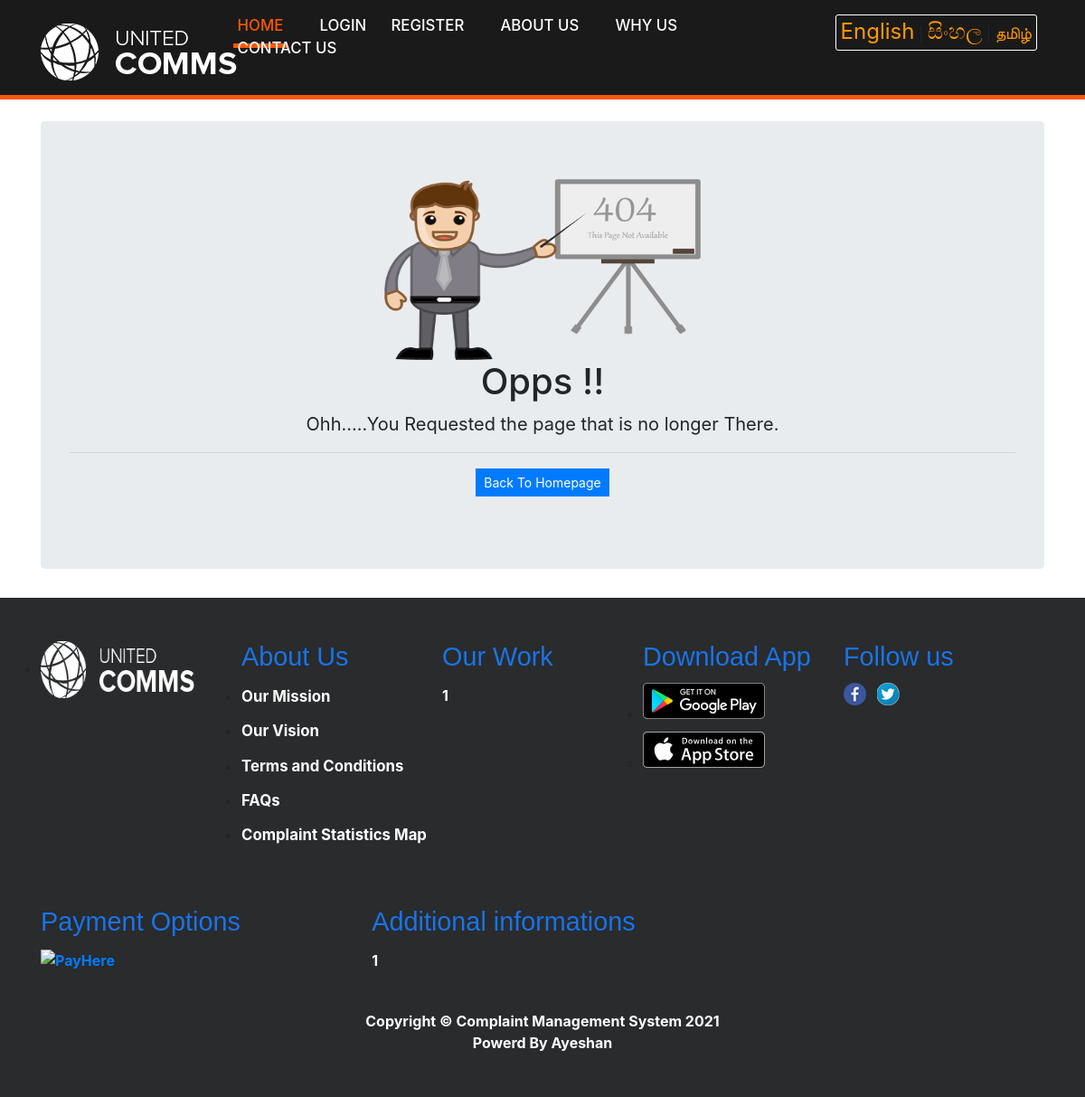
The page /ErrorPages/400.php on the database its author committed.
### tables this page shows
CREATE TABLE `genaralsetting` (
  `id` int(11) NOT NULL,
  `setting_name` varchar(250) NOT NULL,
  `setting_description` varchar(999) NOT NULL
);

CREATE TABLE `footerlink` (
  `id` int(11) NOT NULL,
  `name` varchar(255) NOT NULL,
  `link` varchar(255) NOT NULL
);

### lang.en.php (called while the page is built, shortened)
<?php
$language["welcome"] = "Welcome to CMS | Complaint Management System";
$language["tips_one_headr"] = "What for us ?";
$language["tips_one_details"] = "This is a place which you can complain about your issues without any corruption ,<b> which is the our particular service</b>";
$language["tips_two_headr"] = "What we do ?";
$language["tips_two_details"] = "you can complain about everything without any hesitation because <b>our services are 100 % legal and uncorrupted</b>.We can guarantee about that.";
$language["tips_third_headr"] = "What we actually expected";
$language["tips_third_details"] = "The reason behind this system was to reduce the problems in Sri Lanka without any corrections.for that <b>we created a system for you.</b>";
$language["closed_cmp"] = "Closed Complaints";
$language["inpro_cmp"] = "In Process Complaints";
$language["not_pro_cmp"] = "Not Process Complaints";
$language["cmp"] = "Complaint";
$language["cmp_type"] = "Complaint type";
$language["cmp_type_details"] = "For easy to put your complaint we created Specialize some Subjects";
$language["cmp_type_long"] = "Commonly in Sri Lanka facing those some kind of issues farley .More than that we subject wise divided by some specialized matters.We did some reachers for while to found this perticular subject which are seems like major and common issues in Sri Lanka.";
$language["trackcmpheader"] = "Track Complaint";
$language["trackcmpdetails"] = "If you use our service before this is your status and complaint details.you can track your complaint using this section whic is will be a easy for you to check your compaint status and details";
$language["trackcmpbutton"] = "Track Your Complaint";
$language["home"] = "Home";
$language["login"] = "Login";
$language["register"] = "Register";
$language["aboutus"] = "About Us";
$language["whyus"] = "Why us";
$language["contactus"] = "Contact Us";
$language["sendusmsg"] = "Send us a Message";
$language["fullname"] = "Full Name : ";
$language["phoneno"] = "Phone Number : ";
$language["email"] = "Email Address : ";
$language["message"] = "Message : ";
$language["sendmessage"] = "Send Message";
$language["conatctdetails"] = "Contact Details";
$language["addres"] = "Address :  ";
$language["track"] = "Track Your Complaint ";
$language["trackcmp"] = "Track Complaint ";
$language["entercmpno"] = "Enter Your Complaint No";
$language["submit"] = "Submit";
$language["thankyou"] = "Thank You!";
$language["cancel"] = "Opps !!";
$language["thankyouquote"] = "Your payment has been processed successfully.";
$language["cancelyouquote"] = "We Were Unable To Process Your Appeal, Please Try Again";
$language["havingtroble"] = "Having trouble?";
$language["backtoacc"] = "Go Back To Your Account";
$language["downloadapp"] = "Download App";
$language["followus"] = "Follow us";
$language["payoption"] = "Payment Options";
$language["mission"] = "Our Mission";
$language["vision"] = "Our Vision";
$language["terms"] = "Terms and Conditions";
$language["faqs"] = "FAQs";
$language["ourwork2"] = "Our Work";
$language["addiinfo2"] = "Additional informations";
$language["address2"] = "Address";
$language["cmpcount"] = "Complaint Statistics Map";
$language["errpagequote"] = "Ohh.....You Requested the page that is no longer There.";
$language["backtohome"] = "Back to Homepage";
?>
<?php
	include('config/config.php');
$query=mysqli_query($con,"SELECT * from services where id=1");
while($row=mysqli_fetch_array($query))
{
	$row2 = $row['header_en'];
?>
	<?php $language["header1"] = $row2 ;?>
<?php } ?>

### ErrorPages/400.php (the view, shortened to what this page needs)
<?php
include('../config/config.php');
switch($_SESSION['lang']){
case 0:
include("../lang.en.php");
break;
}
?>
<!DOCTYPE html>
<html lang="en">
<head>
    <link href="../vendor/bootstrap/css/bootstrap.min.css" rel="stylesheet">
    <link href="../vendor/font-awesome/css/font-awesome.min.css" rel="stylesheet" type="text/css">
    <link href="../css/modern-business.css" rel="stylesheet">
    <link href="../css/header_bootstrap.css" rel='stylesheet' type='text/css' />
    <link href="../css/header_style.css" rel="stylesheet" type="text/css" media="all" />
   <link rel="stylesheet" href="../css/style_timeline.css">
    <link href="../css/style_footer.css" rel="stylesheet" type="text/css">
<link rel='stylesheet' href='https://cdnjs.cloudflare.com/ajax/libs/twitter-bootstrap/4.1.3/css/bootstrap.min.css'>
</head>
<body>
<?php include('../includes/header.php');?>
    <div class="container">
<br>
<div class="jumbotron text-center">
    <img src="../images/ErrorPage/error-img.png" width="350px" height="200px">
  <h1><?php echo $language["cancel"]; ?></h1>
  <p class="lead"><strong><?php echo $language["errpagequote"]; ?></p>
  <hr>
  <p class="lead">
    <a class="btn btn-primary btn-sm" href="users/appeal-history.php" role="button"><?php echo $language["backtohome"]; ?></a>
  </p>
</div>
</div>
  <?php include('../includes/footer.php');?>
</body>
</html>

### includes/header.php (shortened to what this page needs)
    <div class="header">
        <div class="container">
            <div class="logo">
                <?php $query=mysqli_query($con,"select setting_description from genaralsetting where id=4");
                while($row=mysqli_fetch_array($query))
                {
                ?>
                <?php $logophoto=$row['setting_description'];
                if($logophoto==""):
                ?>
                <a href="index.php"><img src="images/logo/logo.png" class="img-responsive" alt="" width="217" height="63" /></a>
                <?php else:?>
                    <a href="index.php"><img src="images/logo/<?php echo htmlentities($logophoto);?>" class="img-responsive" alt="" width="217" height="63"/></a>
                <?php endif;?><?php } ?>
            </div>
            <div class="header-right">
                 <selection style="
float: right;
    margin-right: 8px;
    border: 1px solid #fff;
    border-radius: 3px;
    padding-top: 0px;
    padding-bottom: 2px;
    padding-right: 5px;
    padding-left: 5px;
    text-align: auto;
">
<a href="?lang=en"  <?php if($lang == 'en'){?> style="color:#ff9900;" <?php } ?>><font size="5px" style="color:#ff9900;">English</font></a>&nbsp;|
<a href="?lang=si"  <?php if($lang == 'si'){?> style="color:#ff9900;" <?php } ?>><font size="5px" style="color:#ff9900;">සිංහල</font></a>&nbsp;|
<a href="?lang=ta"  <?php if($lang == 'ta'){?> style="color:#ff9900;" <?php } ?>><font size="4px" style="color:#ff9900;">தமிழ்</font></a></div></selection>
                <div class="top-menu">
                    <ul>
                        <li><a class="active" href="index.php"><?php echo $language["home"]; ?></a></li>
                        <li><a href="users/index.php"><?php echo $language["login"]; ?></a></li>
                        <li><a href="users/registration.php"><?php echo $language["register"]; ?></a></li>
                        <li><a href="page.php?type=aboutus"><?php echo $language["aboutus"]; ?></a></li>
                        <li><a href="page.php?type=whyus"><?php echo $language["whyus"]; ?></a></li>
                        <li><a href="contact.php"><?php echo $language["contactus"]; ?></a></li>
                    </ul>
                </div>
            </div>
            <div class="clearfix"></div>
        </div>

### includes/footer.php (shortened to what this page needs)
<footer class="py-5 bg-inverse">
      <div class="container">
          <div class="ftr-grid-main">
          	<?php $query=mysqli_query($con,"select setting_description from genaralsetting where id=4");
              while($row=mysqli_fetch_array($query))
              {
              ?>
		<div class="footer-grid">
			<ul>
				<li>
	                <?php $logophoto=$row['setting_description'];
	                if($logophoto==""):
	                ?>
              				<a href="index.php"><img src="images/logo/logo.png" class="img-responsive" alt="" width="170" height="63" /></a>
              			<?php else:?>
                  			<a href="index.php"><img src="images/logo/<?php echo htmlentities($logophoto);?>" class="img-responsive" alt="" width="170" height="63"/></a>
              			<?php endif;?><?php } ?>
              		</li>
			</ul>
		</div>
		<div class="footer-grid">
			<h3><?php echo $language["aboutus"]; ?></h3>
			<ul>
				<li><a href="page.php?type=mission"><?php echo $language["mission"]; ?></a></li>
				<li><a href="page.php?type=vision"><?php echo $language["vision"]; ?></a></li>
				<li><a href="page.php?type=terms"><?php echo $language["terms"]; ?></a></li>
				<li><a href="page.php?type=faqs"><?php echo $language["faqs"]; ?></a></li>
				<li><a href="map"><?php echo $language["cmpcount"]; ?></a></li>
			</ul>
		</div>
		<div class="footer-grid">
			<h3><?php echo $language["ourwork2"]; ?></h3>
			<p><?php echo $language["ourwork"]; ?></p>
		</div>
		<div class="footer-grid">
		<?php $query=mysqli_query($con,"SELECT * from footerlink where id=1");
        while($row=mysqli_fetch_array($query))
        {
        	$app = $row['link'];
        	$empty= "#";
        ?>
				<?php
				if($app==$empty)
	        	{?>
	        	<?php }
                      else {?>
                      	<h3><?php echo $language["downloadapp"]; ?></h3>
					<ul class="downloadapp-icon">
	        		<li><a href="<?php echo $app;?>" target="_blank" class="android"> </a></li>
				<?php } ?>
                      <?php }?>
                      <?php $query=mysqli_query($con,"SELECT * from footerlink where id=6");
        while($row=mysqli_fetch_array($query))
        {
        	$apple = $row['link'];
        	$empty= "#";
        ?>
				<?php
				if($apple==$empty)
	        	{?>
	        	<?php }
	        	else {?>
					<ul class="downloadappapple-icon">
	        		<li><a href="<?php echo $apple;?>" target="_blank" class="apple"> </a></li>
				<?php } ?>
                      <?php }?>
			</ul>
		</div>
		<div class="footer-grid">
		<?php $query=mysqli_query($con,"SELECT * from footerlink where id=2");
        while($row=mysqli_fetch_array($query))
        {
        	$fb = $row['link'];
        	$empty= "#";
        ?>
        <?php
				if($fb==$empty)
	        	{?>
	        	<?php }
                      else {?>
                      	<h3><?php echo $language["followus"]; ?></h3>
					<ul class="social-icon">
					<li><a href="<?php echo $fb;?>" target="_blank" class="fb"> </a></li>
				<?php } ?>
                      <?php }?>
			<?php $query=mysqli_query($con,"SELECT * from footerlink where id=3");
        while($row=mysqli_fetch_array($query))
        {
        	$twiter = $row['link'];
        	$empty= "#";
        ?>
        <?php
				if($twiter==$empty)
	        	{?>
	        	<?php }
                      else {?>
					<li><a href="<?php echo $twiter;?>" target="_blank" class="tw"> </a></li>
				<?php } ?>
                      <?php }?>
			</ul>
		</div>
    </div>
    <div class="ftr-bottom">
    	<div class="ftr-bottom-grid">
    		<h3><?php echo $language["payoption"]; ?></h3>
			<ul>
			   <a href="https://www.payhere.lk" target="_blank"><img src="https://www.payhere.lk/downloads/images/payhere_short_banner.png" alt="PayHere" width="250"/></a>
			</ul>
    	</div>
    	<div class="ftr-bottom-grid">
    		<h3><?php echo $language["addiinfo2"]; ?></h3>
			<p><?php echo $language["addiinfo"]; ?></p>
    	</div>
    	<div>
    		<br>
    		<?php
    		$query=mysqli_query($con,"SELECT setting_description FROM genaralsetting where id=3");
                   while($row=mysqli_fetch_array($query))
                   {
				$currentyear = date( 'Y', time () );
    		?>
    		<?php $query=mysqli_query($con,"SELECT * from footerlink where id=4");
            while($row=mysqli_fetch_array($query))
            {
            	$copyright = $row['name'];
            ?>
            <?php
            if(empty($copyright))
            {?>
	        <?php }
                  else {?>
    			<p class="m-0 text-center text-white">Copyright &copy; <a href="<?php echo htmlentities($row['link']);?>" style="color: white"><?php echo htmlentities($row['name']);?></a> <?php echo $currentyear;?></p>
    		<?php } ?>
    		<?php $query=mysqli_query($con,"SELECT * from footerlink where id=5");
            while($row=mysqli_fetch_array($query))
            {
            	$made = $row['name'];
            ?>
            <?php
            if(empty($made))
            {?>
	        <?php }
                  else {?>
    			<p class="m-0 text-center text-white"><a href="<?php echo htmlentities($row['link']);?>" style="color: white"><?php echo ($row['name']);?></p></a>
    		<?php } ?>
    	</div><?php } ?><?php } ?><?php } ?>
    </div>
</div>
  </footer>

### css/modern-business.css (style rules this page uses)
body { padding-top: 54px; }
@media (min-width: 992px) { body { padding-top: 56px; } }

### css/header_style.css (style rules this page uses)
body { padding:0; margin:0; font-family: sans-serif; font-size: 15px; background:#fff; }
body a { transition:0.5s all; -webkit-transition:0.5s all; -moz-transition:0.5s all; -o-transition:0.5s all; -ms-transition:0.5s all; }
h1,h2,h3,h4,h5,h6 { margin:0; }
p { margin:0; }
ul { margin:0; padding:0; }
.header { background:#1a1a1a; padding:1em 0; border-bottom:5px solid #fc5700; }
.logo { float:left; margin-top: 13px; }
.header-right { float:right; }
.top-menu ul li { display:inline-block; margin: 0 0.8em; }
.top-menu ul li:nth-child(6) { margin-right: 0; }
.top-menu ul li a { text-decoration: none; color: #fff; text-transform: uppercase; font-weight: 500; font-size: 1.1em; padding: 10px 5px; }
.top-menu ul li a.active { border-bottom:5px solid #fc5700; color:#fc5700; }
.btn { border: none; font-family: inherit; font-size: inherit; color: inherit; background: none; padding: 0.4em 1.5em; display: inline-block; text-transform: uppercase; outline: none; position: relative; -webkit-transition: all 0.3s; -moz-transition: all 0.3s; transition: all 0.3s; border-radius:0px !important; text-decoration: none; }
.btn:after { content: ''; position: absolute; z-index: -1; -webkit-transition: all 0.3s; -moz-transition: all 0.3s; transition: all 0.3s; }
.btn { background: #1a73e8; color: #ffffff; border: none; font-size: 1.1em; font-weight: 400; padding:8px 20px; border-radius: 0; text-align: center; text-transform:capitalize; z-index:1; }
@media screen and (max-width: 1366px) { .top-menu ul li a { font-size: 1.05em; } }
@media screen and (max-width: 1366px) { .logo { margin-top: 10px; width: 19%; } }
@media screen and (max-width: 1280px) { .logo { width: 18%; } }

### css/style_timeline.css (style rules this page uses)
html { box-sizing: border-box; }
*, *:before, *:after { box-sizing: inherit; }

### css/style_footer.css (style rules this page uses)
.footer-grid h3 { font-size: 1.8em; color:#1a73e8; margin-bottom: 0.4em; font-family: 'Ubuntu', sans-serif; }
.footer-grid { float: left; width: 20%; }
.footer-grid ul li a { font-size: 1.05em; color:#ffffff; line-height: 1.8em; }
.footer-grid ul li { margin-bottom: 0.5em; }
.footer-grid p { font-size: 1em; color:#ffffff; line-height: 1.8em; width: 80%; }
.footer-grid ul.social-icon li { display:inline-block; }
.footer-grid ul.social-icon li a { background: url(../images/footer/t-icn.png)no-repeat; width: 25px; height: 25px; display: inline-block; margin-right: 0.5em; }
.footer-grid ul.downloadapp-icon li a { background: url(../images/footer/google-play-badge.svg)no-repeat; width: 140px; height: 40px; display: inline-block; margin-right: 0.5em; }
.footer-grid ul.downloadapp-icon li a.android { background-position: 0px 0px; }
.footer-grid ul.downloadappapple-icon li a { background: url(../images/footer/app-store-apple.svg)no-repeat; width: 140px; height: 40px; display: inline-block; margin-right: 0.5em; }
.footer-grid ul.downloadappapple-icon li a.apple { background-position: 0px 0px; }
.footer-grid ul.social-icon li a.fb { background-position: 0px 0px; }
.footer-grid ul.social-icon li a.tw { background-position: -27px 0px; }
.ftr-bottom-grid { float: left; width: 33%; }
.ftr-bottom { margin-top: 3em; }
.ftr-bottom-grid h3 { font-size: 1.8em; color: #1a73e8; margin-bottom: 0.4em; font-family: 'Ubuntu', sans-serif; }
.ftr-bottom-grid p { font-size: 1em; color:#ffffff; line-height: 1.8em; width: 90%; }
@media (max-width:1366px) { .footer-grid p { width: 85%; } }
@media (max-width:1280px) { .footer-grid p { width: 93%; } }

### rows shown on the page
genaralsetting: setting_description (picture)
footerlink: name "Complaint Management System", currentyear "2021"
footerlink: name "Powerd By Ayeshan"

### other values the page prints
$language["home"] "HOME"
$language["login"] "LOGIN"
$language["register"] "REGISTER"
$language["aboutus"] "ABOUT US"
$language["whyus"] "WHY US"
$language["contactus"] "CONTACT US"
$language["cancel"] "Opps !!"
$language["errpagequote"] "Ohh.....You Requested the page that is no longer There."
$language["backtohome"] "Back To Homepage"
$language["aboutus"] "About Us"
$language["mission"] "Our Mission"
$language["vision"] "Our Vision"
$language["terms"] "Terms and Conditions"
$language["faqs"] "FAQs"
$language["cmpcount"] "Complaint Statistics Map"
